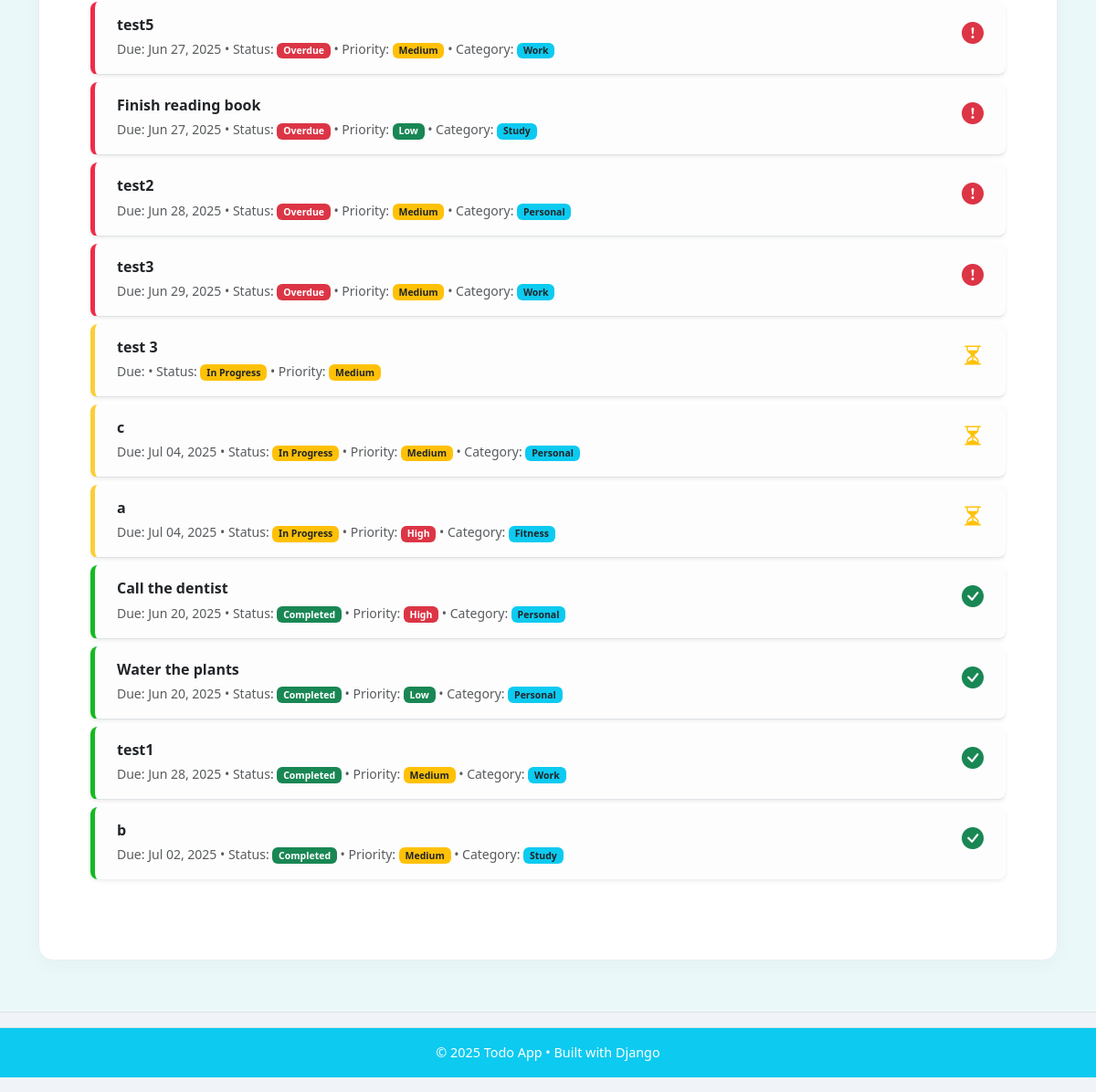
The page /task_list/ (signed in, lower part) on the database as committed earlier.
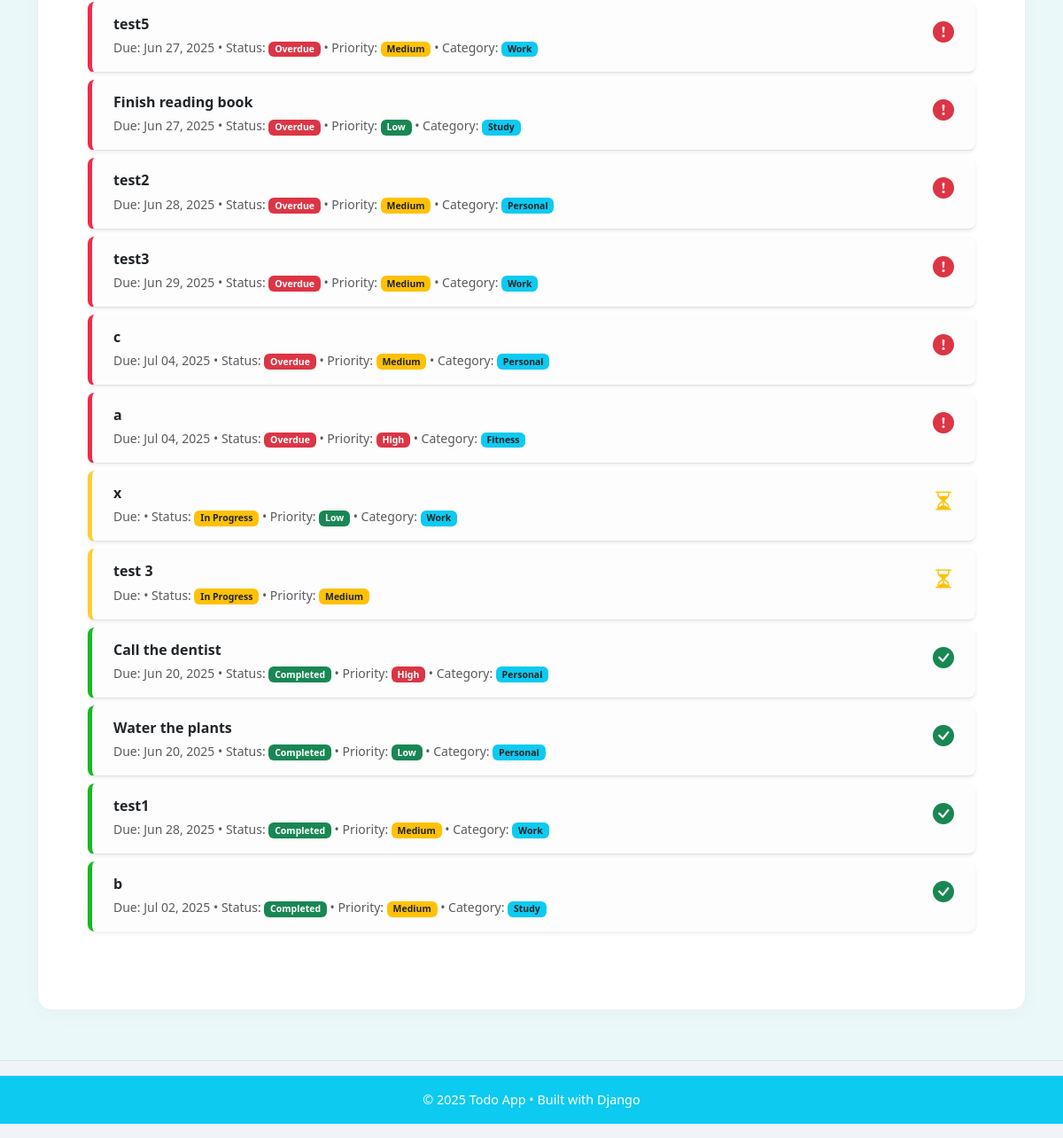
The same page on the database as committed later.
### todos/models.py (models this page shows, shortened)
class Task(models.Model):
    PRIORITY_CHOICES = [
        ('L', 'Low'),
        ('M', 'Medium'),
        ('H', 'High'),
    ]
    STATUS_CHOICES = [
        ('P', 'Pending'),
        ('I', 'In Progress'),
        ('C', 'Completed'),
        ('O', 'Overdue'),
    ]
    title = models.CharField(max_length=200)
    description = models.TextField(blank=True)
    due_date = models.DateField(null=True, blank=True)
    completed = models.BooleanField(default=False)
    priority = models.CharField(max_length=1, choices=PRIORITY_CHOICES, default='M')
    status = models.CharField(max_length=1, choices=STATUS_CHOICES, default='I')
    category = models.ForeignKey(Category, on_delete=models.SET_NULL, null=True, blank=True, related_name='tasks',default='Study')
    user = models.ForeignKey(User, on_delete=models.CASCADE, related_name='tasks')
    created_at = models.DateTimeField(auto_now_add=True)
    updated_at = models.DateTimeField(auto_now=True)
    class Meta:
        ordering = ['-created_at']
        verbose_name_plural = "Tasks"

class Category(models.Model):
    name = models.CharField(max_length=100)
    slug = models.SlugField(unique=True,null=True)
    description = models.TextField(blank=True)
    created_at = models.DateTimeField(auto_now_add=True)
    updated_at = models.DateTimeField(auto_now=True)
    class Meta:
        verbose_name_plural = "Categories"

### todos/views.py (the view)
# urls.py: path('task_list/', views.task_list, name = 'task_list'),
@login_required
def task_list(request):
    tasks = Task.objects.filter(user=request.user).order_by('-status', 'due_date', '-created_at')
    categories = Category.objects.all()
    query = request.GET.get("q", "")
    category_id = request.GET.get("category", "")
    category_name = categories.filter(id=category_id).first() if category_id else None
    if query:
        tasks = tasks.filter(
            Q(title__icontains=query) | Q(description__icontains=query)
        )
    if category_id:
        tasks = tasks.filter(category_id=category_id)
    context = {
        'tasks': tasks,
        'query': query,
        'categories': categories,
        'selected_category': category_id,
        'category_name': category_name,
    }
    return render(request, 'todos/task_list_LISTView.html', context)

### todos/context_processors.py (called while the page is built)
def notification_context(request):
    if request.user.is_authenticated:
        return {
            'notifications': Notification.objects.filter(user=request.user, is_read=False)[:5]
        }
    return {}

### todos/templates/todos/task_list_LISTView.html (shortened to what this page needs)
{% extends 'todos/base.html' %}
{% load extras %}
{% block content %}
<div class="container py-4">
  <div class="container py-4">
  {% if tasks %}
    <div class="mt-5">
        <ul class="list-group list-group-flush">
          {% for todo in tasks %}
            <li class="list-group-item rounded-3 mb-2 shadow-sm px-4 py-3"
                style="background: #fdfdfd; border-left: 5px solid
                {% if todo.status == 'C' %}#14ba20
                {% elif todo.status == 'O' %}#f02b49
                {% else %}#fcce35{% endif %};">
              <div class="d-flex justify-content-between align-items-start">
                <a href="{% url 'task_detail' todo.id %}" class="text-decoration-none text-dark">
                <div>
                  <h6 class="mb-1 fw-bold">{{ todo.title }}</h6>
                  <small class="text-muted">
                    Due: {{ todo.due_date|date:"M d, Y" }} •
                    Status: <span class="badge
                      {% if todo.status == 'C' %}bg-success
                      {% elif todo.status == 'O' %}bg-danger
                      {% else %}bg-warning text-dark{% endif %}">
                      {{ todo.get_status_display }}
                    </span> •
                    Priority:
                        <span class="badge
                            {% if todo.priority == 'L' %}bg-success
                            {% elif todo.priority == 'M' %}bg-warning text-dark
                            {% elif todo.priority == 'H' %}bg-danger
                            {% endif %}">
                            {{ todo.get_priority_display }}
                        </span>
                    {% if todo.category %}
                        • Category:
                        <span class="badge bg-info text-dark">
                        {{ todo.category.name }}
                        </span>
                    {% endif %}
                  </small>
                </div>
                </a>
                {% if todo.completed %}
                  <i class="bi bi-check-circle-fill text-success fs-4" title="Completed"></i>
                {% elif todo.status == 'O' %}
                  <i class="bi bi-exclamation-circle-fill text-danger fs-4" title="Overdue"></i>
                {% else %}
                  <i class="bi bi-hourglass-split text-warning fs-4" title="In Progress"></i>
                {% endif %}
              </div>
            </li>
          {% endfor %}
        </ul>
      </div>
    {% else %}
        <li class="list-group-item text-muted text-center rounded shadow-sm py-3">
            No recent tasks
        </li>
    {% endif %}
</div>
{% endblock content%}

Rows that differ between the two databases and show on the page:
changed Task (number 5 of 12 on the later page): status "In Progress" → "Overdue"
changed Task "Fitness": status "In Progress" → "Overdue"
added Task: title "x", status "In Progress", priority "Low", category.name "Work", completed False (drawn)
shown differently, row unchanged: Task "test 3": moves down the list
